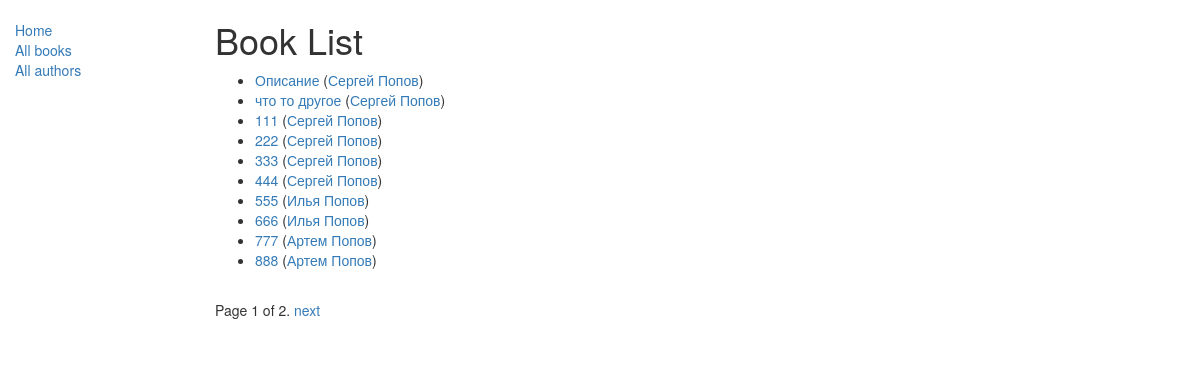
/catalog/books/, run on the app's committed database.
### catalog/models.py (models this page shows, shortened)
class Book(models.Model):
    title = models.CharField(max_length=200)
    author = models.ForeignKey('Author', on_delete=models.SET_NULL, null=True)
    summary = models.TextField(max_length=1000, help_text="Enter a brief description of the book")
    isbn = models.CharField('ISBN',max_length=13, help_text='13 Character <a href="https://www.isbn-international.org/content/what-isbn">ISBN number</a>')
    genre = models.ManyToManyField(Genre, help_text="Select a genre for this book")
    def get_absolute_url(self):
        return reverse('book-detail', args=[str(self.id)])
    def display_genre(self):
        """
        Creates a string for the Genre. This is required to display genre in Admin.
        """
        return ', '.join([ genre.name for genre in self.genre.all()[:3] ])
    display_genre.short_description = 'Genre'

class Author(models.Model):
    first_name = models.CharField(max_length=100)
    last_name = models.CharField(max_length=100)
    date_of_birth = models.DateField(null=True, blank=True)
    date_of_death = models.DateField('Died', null=True, blank=True)
    def get_absolute_url(self):
        return reverse('author-detail', args=[str(self.id)])

### catalog/views.py (the view)
class BookListView(generic.ListView):
    model = Book
    paginate_by = 10

### catalog/templates/catalog/book_list.html
{% extends "base_generic.html" %}
{% block content %}
    <h1>Book List</h1>
    {% if book_list %}
    <ul>
      {% for book in book_list %}
      <li>
        <a href="{{ book.get_absolute_url }}">{{ book.title }}</a> (<a href="{{ book.author.get_absolute_url }}">{{ book.author.first_name }} {{book.author.last_name}}</a>)
      </li>
      {% endfor %}
    </ul>
    {% else %}
      <p>There are no books in the library.</p>
    {% endif %}
{% endblock %}

### catalog/templates/base_generic.html (shortened to what this page needs)
<!DOCTYPE html>
<html lang="en">
<head>
  <link rel="stylesheet" href="https://maxcdn.bootstrapcdn.com/bootstrap/3.3.7/css/bootstrap.min.css">
  {% load static %}
  <link rel="stylesheet" href="{% static 'css/styles.css' %}">
</head>
<body>
  <div class="container-fluid">
    <div class="row">
      <div class="col-sm-2">
      {% block sidebar %}
      <ul class="sidebar-nav">
          <li><a href="{% url 'index' %}">Home</a></li>
          <li><a href="{% url 'books' %}">All books</a></li>
          <li><a href="{% url 'authors' %}">All authors</a></li>
      </ul>
     {% endblock %}
      </div>
      <div class="col-sm-10 ">
      {% block content %}{% endblock %}
      {% block pagination %}
        {% if is_paginated %}
            <div class="pagination">
                <span class="page-links">
                    <span class="page-current">
                        Page {{ page_obj.number }} of {{ page_obj.paginator.num_pages }}.
                    </span>
                    {% if page_obj.has_next %}
                        <a href="{{ request.path }}?page={{ page_obj.next_page_number }}">next</a>
                    {% endif %}
                </span>
            </div>
        {% endif %}
      {% endblock %}
      </div>
    </div>
  </div>
</body>
</html>

### catalog/static/css/styles.css (style rules this page uses)
.sidebar-nav { margin-top: 20px; padding: 0; list-style: none; }

### data on the page
Book: title "Описание", author.first_name "Сергей", author.last_name "Попов"
Book: title "что то другое", author.first_name "Сергей", author.last_name "Попов"
Book: title "111", author.first_name "Сергей", author.last_name "Попов"
Book: title "222", author.first_name "Сергей", author.last_name "Попов"
Book: title "333", author.first_name "Сергей", author.last_name "Попов"
Book: title "444", author.first_name "Сергей", author.last_name "Попов"
Book: title "555", author.first_name "Илья", author.last_name "Попов"
Book: title "666", author.first_name "Илья", author.last_name "Попов"
Book: title "777", author.first_name "Артем", author.last_name "Попов"
Book: title "888", author.first_name "Артем", author.last_name "Попов"

### other printed values
{{ page_obj.number }} "1"
{{ page_obj.paginator.num_pages }} "2"
